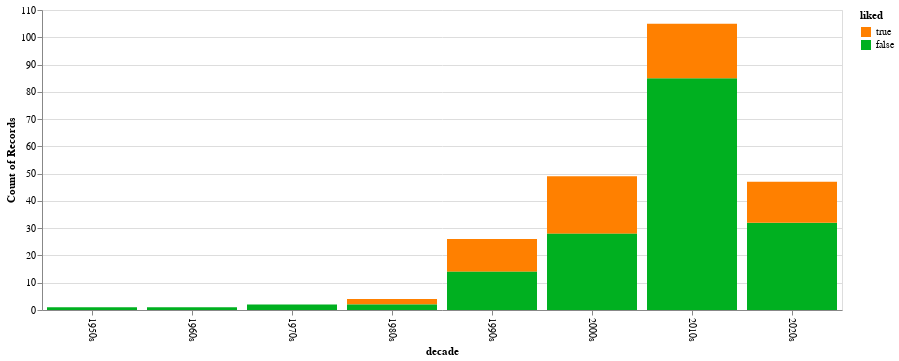

This figure's notebook cell:
### Code cell
alt.Chart(df_rating_merged).mark_bar(tooltip=True).encode(
                alt.X("decade:O", axis=alt.Axis(labelAngle=90)),
                y='count()',
                color=alt.Color('liked', scale=alt.Scale(domain=[True, False], range=["#ff8000", "#00b020"]))
                ).properties(
                    width=800,
                    height=300
                    )

### Figure 1 — Vega-Lite specification as saved in the notebook (floating-point values rounded to 4 significant figures; data arrays with more than 128 entries replaced by an {"elided": "..."} marker saying what was removed)
{"config": {"view": {"continuousWidth": 400, "continuousHeight": 300}}, "data": {"name": "data-0633c97ed275055cee20291274573fe6"}, "mark": {"type": "bar", "tooltip": true}, "encoding": {"color": {"field": "liked", "scale": {"domain": [true, false], "range": ["#ff8000", "#00b020"]}, "type": "nominal"}, "x": {"axis": {"labelAngle": 90}, "field": "decade", "type": "ordinal"}, "y": {"aggregate": "count", "type": "quantitative"}}, "height": 300, "width": 800, "$schema": "https://vega.github.io/schema/vega-lite/v4.17.0.json", "datasets": {"data-0633c97ed275055cee20291274573fe6": {"elided": "235 records"}}}
